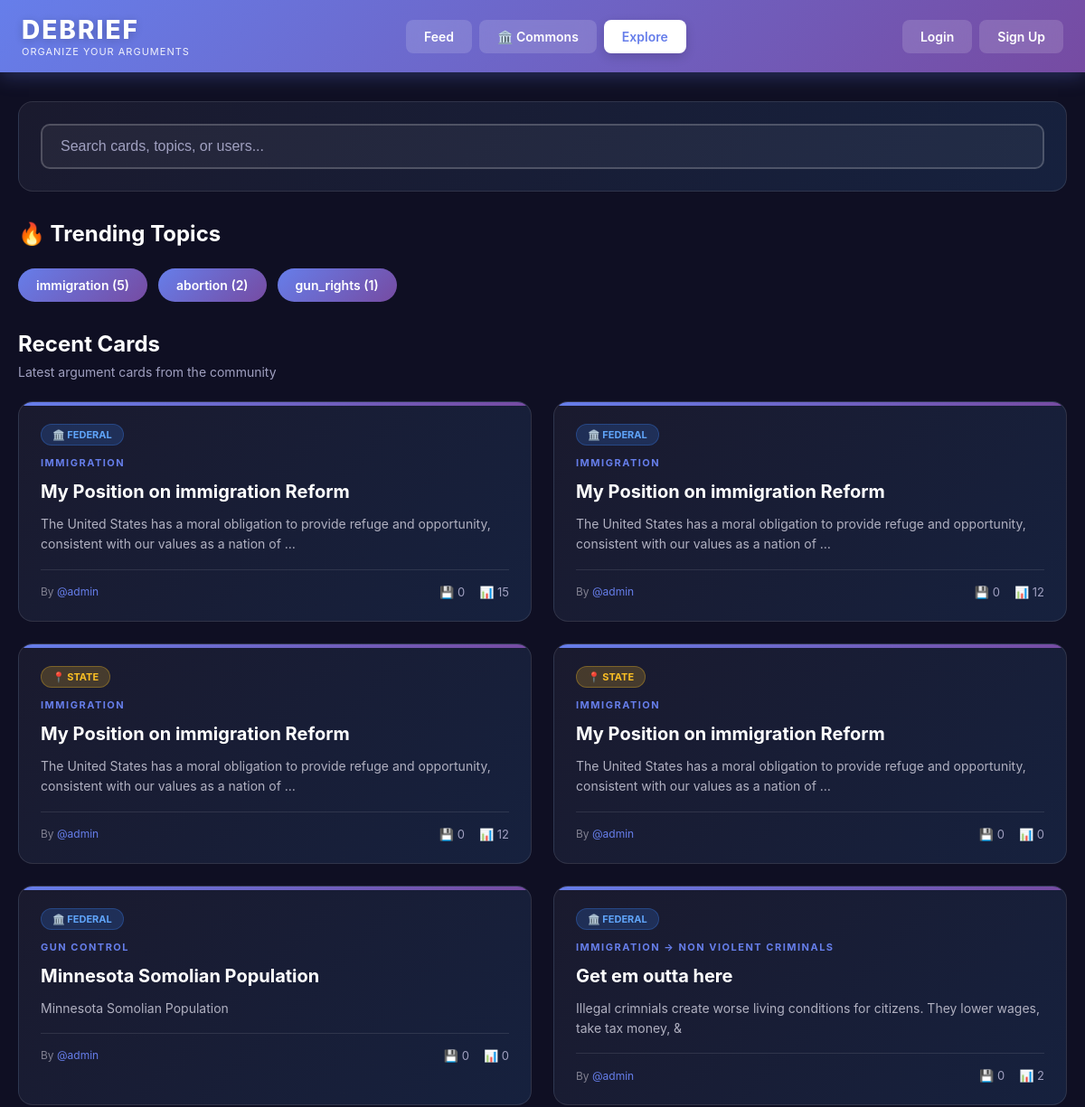
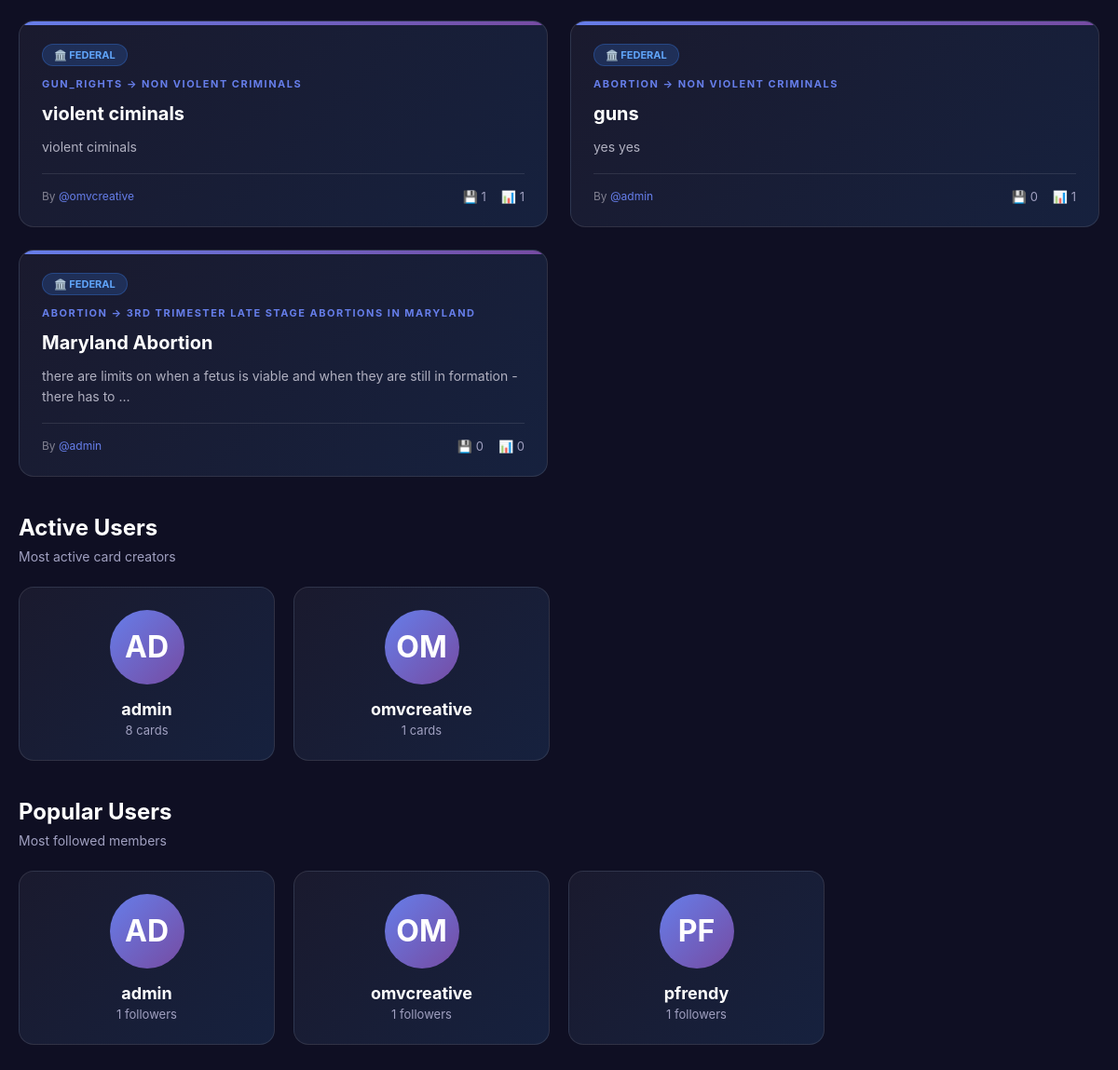
/explore/, run on the app's committed database (2 pictures, top to bottom).
### cards/models.py (models this page shows, shortened)
class Card(models.Model):
    SCOPE_CHOICES = [
        ('federal', 'Federal'),
        ('state', 'State'),
    ]
    TOPIC_CHOICES = [
                ('general', 'General Research'),
        ('immigration_policy', 'Immigration Policy'),
        ('healthcare_reform', 'Healthcare Reform'),
        ('gun_control', 'Gun Control'),
        ('abortion_rights', 'Abortion Rights'),
        ('climate_change_policy', 'Climate Change Policy'),
        ('tax_policy', 'Tax Policy'),
        ('social_security', 'Social Security'),
        ('medicare_medicaid', 'Medicare/Medicaid'),
        ('foreign_policy', 'Foreign Policy'),
        ('military_spending', 'Military Spending'),
        ('education_funding', 'Education Funding'),
        ('infrastructure', 'Infrastructure'),
        ('criminal_justice_reform', 'Criminal Justice Reform'),
        ('drug_policy', 'Drug Policy'),
        ('labor_laws', 'Labor Laws'),
        ('minimum_wage', 'Minimum Wage'),
        ('trade_policy', 'Trade Policy'),
        ('national_security', 'National Security'),
        ('voting_rights', 'Voting Rights'),
        ('campaign_finance', 'Campaign Finance'),
        ('state_income_tax', 'State Income Tax'),
        ('property_tax', 'Property Tax'),
        ('state_education_funding', 'State Education Funding'),
        ('marijuana_legalization', 'Marijuana Legalization'),
        ('death_penalty', 'Death Penalty'),
        ('state_healthcare', 'State Healthcare'),
        ('gun_regulations', 'Gun Regulations'),
        ('abortion_access', 'Abortion Access'),
        ('voting_laws', 'Voting Laws'),
        ('police_reform', 'Police Reform'),
        ('prison_reform', 'Prison Reform'),
        ('environmental_regulations', 'Environmental Regulations'),
        ('state_minimum_wage', 'State Minimum Wage'),
        ('workers_rights', 'Workers Rights'),
        ('housing_policy', 'Housing Policy'),
        ('transportation', 'Transportation'),
        ('public_safety', 'Public Safety'),
        ('zoning_laws', 'Zoning Laws'),
        ('state_budgets', 'State Budgets'),
        ('redistricting', 'Redistricting'),
    ]
    VISIBILITY_CHOICES = [
        ('public', 'Public'),
        ('friends', 'Friends Only'),
        ('private', 'Private'),
    ]
    user = models.ForeignKey(User, on_delete=models.CASCADE, related_name='cards')
    scope = models.CharField(max_length=20, choices=SCOPE_CHOICES, default='federal')
    topic = models.CharField(max_length=100, choices=TOPIC_CHOICES)
    subcategory = models.CharField(max_length=200, blank=True)
    title = models.CharField(max_length=300)
    stance = models.CharField(max_length=100)
    hypothesis = models.TextField()
    conclusion = models.TextField()
    visibility = models.CharField(max_length=20, choices=VISIBILITY_CHOICES, default='public')
    created_at = models.DateTimeField(auto_now_add=True)
    updated_at = models.DateTimeField(auto_now=True)
    class Meta:
        ordering = ['-created_at']

### cards/views.py (the view)
# urls.py: path('explore/', views.explore, name='explore'),
def explore(request):
    from django.db.models import Count, Q
    search_query = request.GET.get('q', '').strip()
    if search_query:
        recent_cards = Card.objects.filter(
            Q(visibility='public') &
            (Q(title__icontains=search_query) |
             Q(hypothesis__icontains=search_query) |
             Q(subcategory__icontains=search_query) |
             Q(user__username__icontains=search_query))
        ).order_by('-created_at')[:12]
        active_users = User.objects.filter(
            username__icontains=search_query
        ).annotate(
            card_count=Count('cards')
        ).order_by('-card_count')[:8]
        popular_users = User.objects.filter(
            username__icontains=search_query
        ).annotate(
            follower_count=Count('followers')
        ).order_by('-follower_count')[:8]
    else:
        recent_cards = Card.objects.filter(visibility='public').order_by('-created_at')[:12]
        active_users = User.objects.annotate(
            card_count=Count('cards')
        ).filter(card_count__gt=0).order_by('-card_count')[:8]
        popular_users = User.objects.annotate(
            follower_count=Count('followers')
        ).filter(follower_count__gt=0).order_by('-follower_count')[:8]
    thirty_days_ago = timezone.now() - timedelta(days=30)
    trending_topics = Card.objects.filter(
        visibility='public',
        created_at__gte=thirty_days_ago
    ).values('topic').annotate(
        card_count=Count('id')
    ).order_by('-card_count')[:3]
    trending_topics_data = []
    for topic_data in trending_topics:
        topic_code = topic_data['topic']
        topic_display = dict(Card.TOPIC_CHOICES).get(topic_code, topic_code)
        trending_topics_data.append({
            'code': topic_code,
            'display': topic_display,
            'count': topic_data['card_count']
        })
    context = {
        'recent_cards': recent_cards,
        'active_users': active_users,
        'popular_users': popular_users,
        'search_query': search_query,
        'trending_topics': trending_topics_data,
    }
    return render(request, 'cards/explore.html', context)

### cards/templates/cards/explore.html (shortened to what this page needs)
{% extends 'cards/base.html' %}
{% block nav_explore %}active{% endblock %}
{% block content %}
<div class="container">
    <div class="search-bar">
        <form method="GET" action="{% url 'explore' %}">
            <input type="text" name="q" class="search-input" placeholder="Search cards, topics, or users..." value="{{ search_query }}">
        </form>
    </div>
    {% if trending_topics %}
    <div class="section-header">
        <h2 class="section-title">🔥 Trending Topics</h2>
    </div>
    <div class="trending-topics">
        {% for topic in trending_topics %}
        <a href="{% url 'topic_cards' topic.code %}" class="topic-tag">
            {{ topic.display }} ({{ topic.count }})
        </a>
        {% endfor %}
    </div>
    {% endif %}
    <div class="section-header">
        <h2 class="section-title">Recent Cards</h2>
        <p class="section-subtitle">{% if search_query %}Search results for "{{ search_query }}"{% else %}Latest argument cards from the community{% endif %}</p>
    </div>
    {% if recent_cards %}
    <div class="card-grid">
        {% for card in recent_cards %}
        <a href="{% url 'card_detail' card.id %}" class="card-preview" style="text-decoration: none; color: inherit; display: block;">
            <div class="card-badges">
                <span class="card-badge scope-{{ card.scope }}">
                    {% if card.scope == 'federal' %}🏛️ Federal{% else %}📍 State{% endif %}
                </span>
            </div>
            <div class="preview-topic">{{ card.get_topic_display }}{% if card.subcategory %} → {{ card.subcategory }}{% endif %}</div>
            <div class="preview-title">{{ card.title }}</div>
            <div class="preview-snippet">
                {{ card.hypothesis|truncatewords:20 }}
            </div>
            <div class="preview-footer">
                <span class="preview-meta">
                    By <span class="preview-author">@{{ card.user.username }}</span>
                </span>
                <div class="preview-stats">
                    <span>💾 {{ card.saves.count }}</span>
                    <span>📊 {{ card.arguments.count }}</span>
                </div>
            </div>
        </a>
        {% endfor %}
    </div>
    {% endif %}
    <div class="section-header">
        <h2 class="section-title">Active Users</h2>
        <p class="section-subtitle">Most active card creators</p>
    </div>
    {% if active_users %}
    <div class="user-grid">
        {% for user_obj in active_users %}
        <div class="user-card">
            <div class="user-avatar-large">{{ user_obj.username|slice:":2"|upper }}</div>
            <div class="user-name">
                <a href="{% url 'user_profile' user_obj.username %}">{{ user_obj.username }}</a>
            </div>
            <div class="user-stats">{{ user_obj.card_count }} cards</div>
        </div>
        {% endfor %}
    </div>
    {% endif %}
    <div class="section-header">
        <h2 class="section-title">Popular Users</h2>
        <p class="section-subtitle">Most followed members</p>
    </div>
    {% if popular_users %}
    <div class="user-grid">
        {% for user_obj in popular_users %}
        <div class="user-card">
            <div class="user-avatar-large">{{ user_obj.username|slice:":2"|upper }}</div>
            <div class="user-name">
                <a href="{% url 'user_profile' user_obj.username %}">{{ user_obj.username }}</a>
            </div>
            <div class="user-stats">{{ user_obj.follower_count }} followers</div>
        </div>
        {% endfor %}
    </div>
    {% endif %}
</div>
{% endblock %}

### data on the page
Card: scope "🏛️ FEDERAL", topic "IMMIGRATION", title "My Position on immigration Reform", hypothesis "The United States has a moral obligation to provide refuge and opportunity, consistent with our values as a nation of …", user.username "admin", saves.count "0", arguments.count "15"
Card: scope "🏛️ FEDERAL", topic "IMMIGRATION", title "My Position on immigration Reform", hypothesis "The United States has a moral obligation to provide refuge and opportunity, consistent with our values as a nation of …", user.username "admin", saves.count "0", arguments.count "12"
Card: scope "📍 STATE", topic "IMMIGRATION", title "My Position on immigration Reform", hypothesis "The United States has a moral obligation to provide refuge and opportunity, consistent with our values as a nation of …", user.username "admin", saves.count "0", arguments.count "12"
Card: scope "📍 STATE", topic "IMMIGRATION", title "My Position on immigration Reform", hypothesis "The United States has a moral obligation to provide refuge and opportunity, consistent with our values as a nation of …", user.username "admin", saves.count "0", arguments.count "0"
Card: scope "🏛️ FEDERAL", topic "GUN CONTROL", title "Minnesota Somolian Population", hypothesis "Minnesota Somolian Population", user.username "admin", saves.count "0", arguments.count "0"
Card: scope "🏛️ FEDERAL", topic "IMMIGRATION", subcategory "NON VIOLENT CRIMINALS", title "Get em outta here", hypothesis "Illegal crimnials create worse living conditions for citizens. They lower wages, take tax money, &", user.username "admin", saves.count "0", arguments.count "2"
Card: scope "🏛️ FEDERAL", topic "GUN_RIGHTS", subcategory "NON VIOLENT CRIMINALS", title "violent ciminals", hypothesis "violent ciminals", user.username "omvcreative", saves.count "1", arguments.count "1"
Card: scope "🏛️ FEDERAL", topic "ABORTION", subcategory "NON VIOLENT CRIMINALS", title "guns", hypothesis "yes yes", user.username "admin", saves.count "0", arguments.count "1"
Card: scope "🏛️ FEDERAL", topic "ABORTION", subcategory "3RD TRIMESTER LATE STAGE ABORTIONS IN MARYLAND", title "Maryland Abortion", hypothesis "there are limits on when a fetus is viable and when they are still in formation - there has to …", user.username "admin", saves.count "0", arguments.count "0"

### other printed values
{{ topic.display }} "immigration" "abortion" "gun_rights"
{{ topic.count }} "5" "2" "1"
{{ user_obj.username|slice:":2"|upper }} "AD"
{{ user_obj.username }} "admin"
{{ user_obj.card_count }} "8"
{{ user_obj.username|slice:":2"|upper }} "OM"
{{ user_obj.username }} "omvcreative"
{{ user_obj.card_count }} "1"
{{ user_obj.follower_count }} "1"
{{ user_obj.username|slice:":2"|upper }} "PF"
{{ user_obj.username }} "pfrendy"
